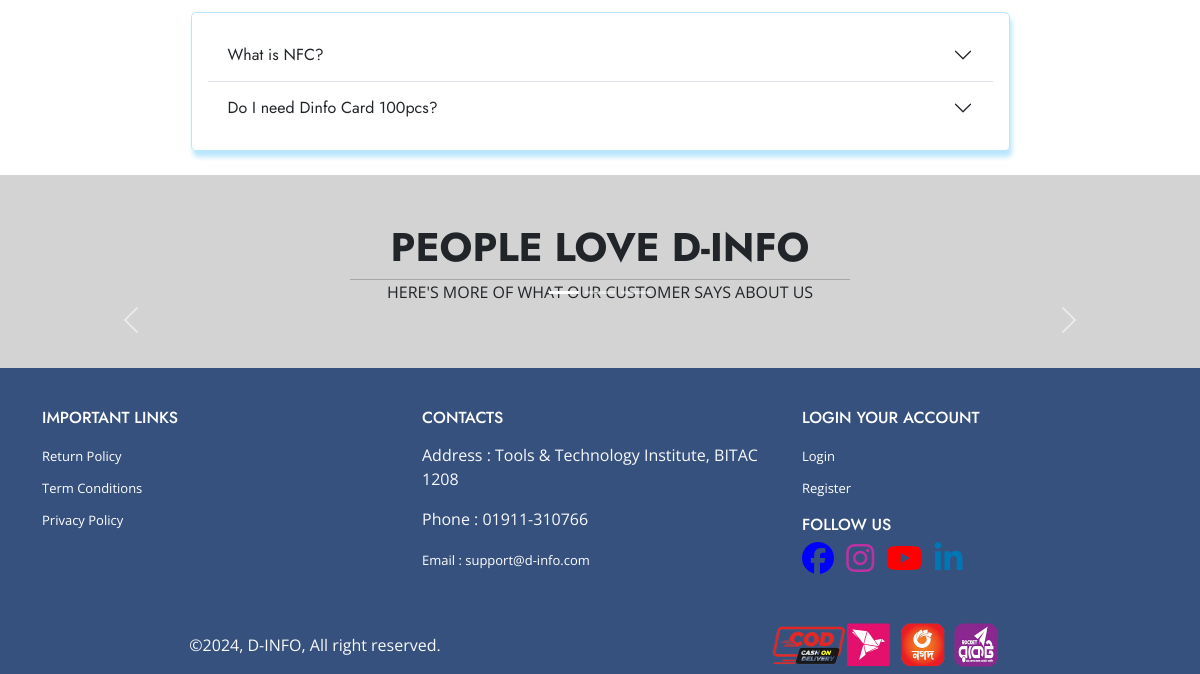
The app's page / (lower part), older data.
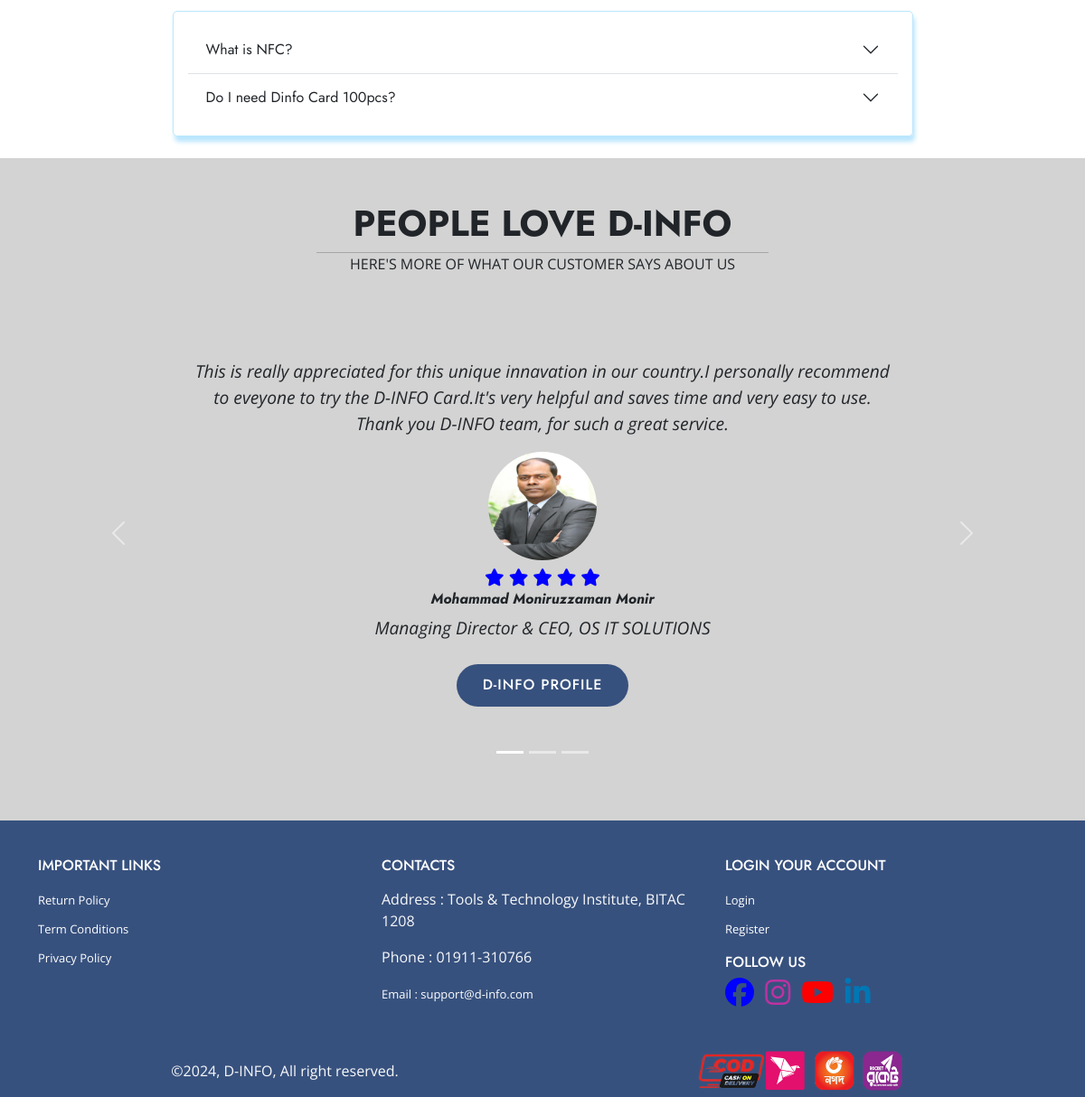
The same page, newer data.
### Home_Page/models.py (models this page shows, shortened)
class FrequentlyQuestion(models.Model):
    question = models.CharField(max_length=80)
    answer = models.TextField()

class Review(models.Model):
    client = models.CharField(max_length=40)
    title = models.CharField(max_length=40)
    image = models.ImageField(upload_to='client')
    profile_link = models.CharField(max_length=80)
    message = models.TextField()

### Home_Page/views.py (the view)
# urls.py: path('', views.HomeView.as_view(), name='about'),
class HomeView(TemplateView):
    template_name = 'index.html'
    def get_context_data(self, **kwargs):
        context = super().get_context_data(**kwargs)
        context['hero'] = HeroSection.objects.first()
        context['step'] = OrderStep.objects.all()
        context['howtowork'] = HowToCardWork.objects.all()
        context['fq'] = FrequentlyQuestion.objects.all()
        context['whiteMaterials'] = Products.objects.filter(is_white_material=True, is_draft=False, is_black_material=False,)
        context['blackMaterials'] = Products.objects.filter(is_black_material=True, is_draft=False, is_white_material=False,)
        context['packages'] = Package.objects.all()
        context['features'] = Feature.objects.all()
        context['up'] = CardFeature.objects.filter(is_up=True)
        context['down'] = CardFeature.objects.filter(is_down=True)
        context['reviews'] = Review.objects.all()
        return context

### templates/index.html (shortened to what this page needs)
{% extends 'base.html' %}
{% load static %}
{% block content %}
    <div class="container p-4">
        <div class="accordion accordion-flush w-75 faq p-3 " id="accordionFlushExample">
            {% for fqs in fq %}
            <div class="accordion-item">
                <h2 class="accordion-header">
                    <button class="accordion-button collapsed" type="button" data-bs-toggle="collapse"
                        data-bs-target="#flush-collapseOne" aria-expanded="false" aria-controls="flush-collapseOne">
                      {{fqs.question}}
                    </button>
                </h2>
            </div>
            {% endfor %}
        </div>
    </div>
    <section id="reviews" class=" p-5">
        <div class="containar">
            <h1 class=" fw-bold text-center text-uppercase">People love d-info</h1>
            <hr class="hr-styless">
            <p class="text-center text-uppercase">Here's more of what our customer says about us</p>
            <div id="carouselExampleIndicators" class="carousel slide  ">
                <div class="carousel-indicators">
                    <button type="button" data-bs-target="#carouselExampleIndicators" data-bs-slide-to="0"
                        class="active" aria-current="true" aria-label="Slide 1"></button>
                    <button type="button" data-bs-target="#carouselExampleIndicators" data-bs-slide-to="1"
                        aria-label="Slide 2"></button>
                    <button type="button" data-bs-target="#carouselExampleIndicators" data-bs-slide-to="2"
                        aria-label="Slide 3"></button>
                </div>
                <div class="carousel-inner">
                    {% for r in reviews %}
                    <div class="carousel-item {% if forloop.first %} active {% endif %}">
                        <p class="text-center">{{r.message}}</p>
                        <img class="rounded-circle reviews-img" src="{{r.image.url}}" alt=""> <br>
                        <i class=" fas fa-star  icon-style"></i>
                        <i class="fas fa-star icon-style"></i>
                        <i class="fas fa-star icon-style"></i>
                        <i class="fas fa-star icon-style"></i>
                        <i class="fas fa-star icon-style"></i>
                        <h6 class="fw-bold">{{r.client}}</h6>
                        <p>{{r.title}} </p>
                        <button class=" btn  d-infoprofile">D-INFO PROFILE</button>
                    </div>
                     {% endfor %}
                </div>
                <button class="carousel-control-prev" type="button" data-bs-target="#carouselExampleIndicators"
                    data-bs-slide="prev">
                    <span class="carousel-control-prev-icon" aria-hidden="true"></span>
                </button>
                <button class="carousel-control-next" type="button" data-bs-target="#carouselExampleIndicators"
                    data-bs-slide="next">
                    <span class="carousel-control-next-icon" aria-hidden="true"></span>
                </button>
            </div>
    </section>
{% endblock %}

Row changes from the older to the newer data that the page shows:
added Review: message "This is really appreciated for this unique innavation in our country.I personally recommend to eveyone to try the D-INFO Card.It's very helpful and saves time and very easy to use. Thank you D-INFO team, for such a great service.", image (picture), client "Mohammad Moniruzzaman Monir", title "Managing Director & CEO, OS IT SOLUTIONS"
